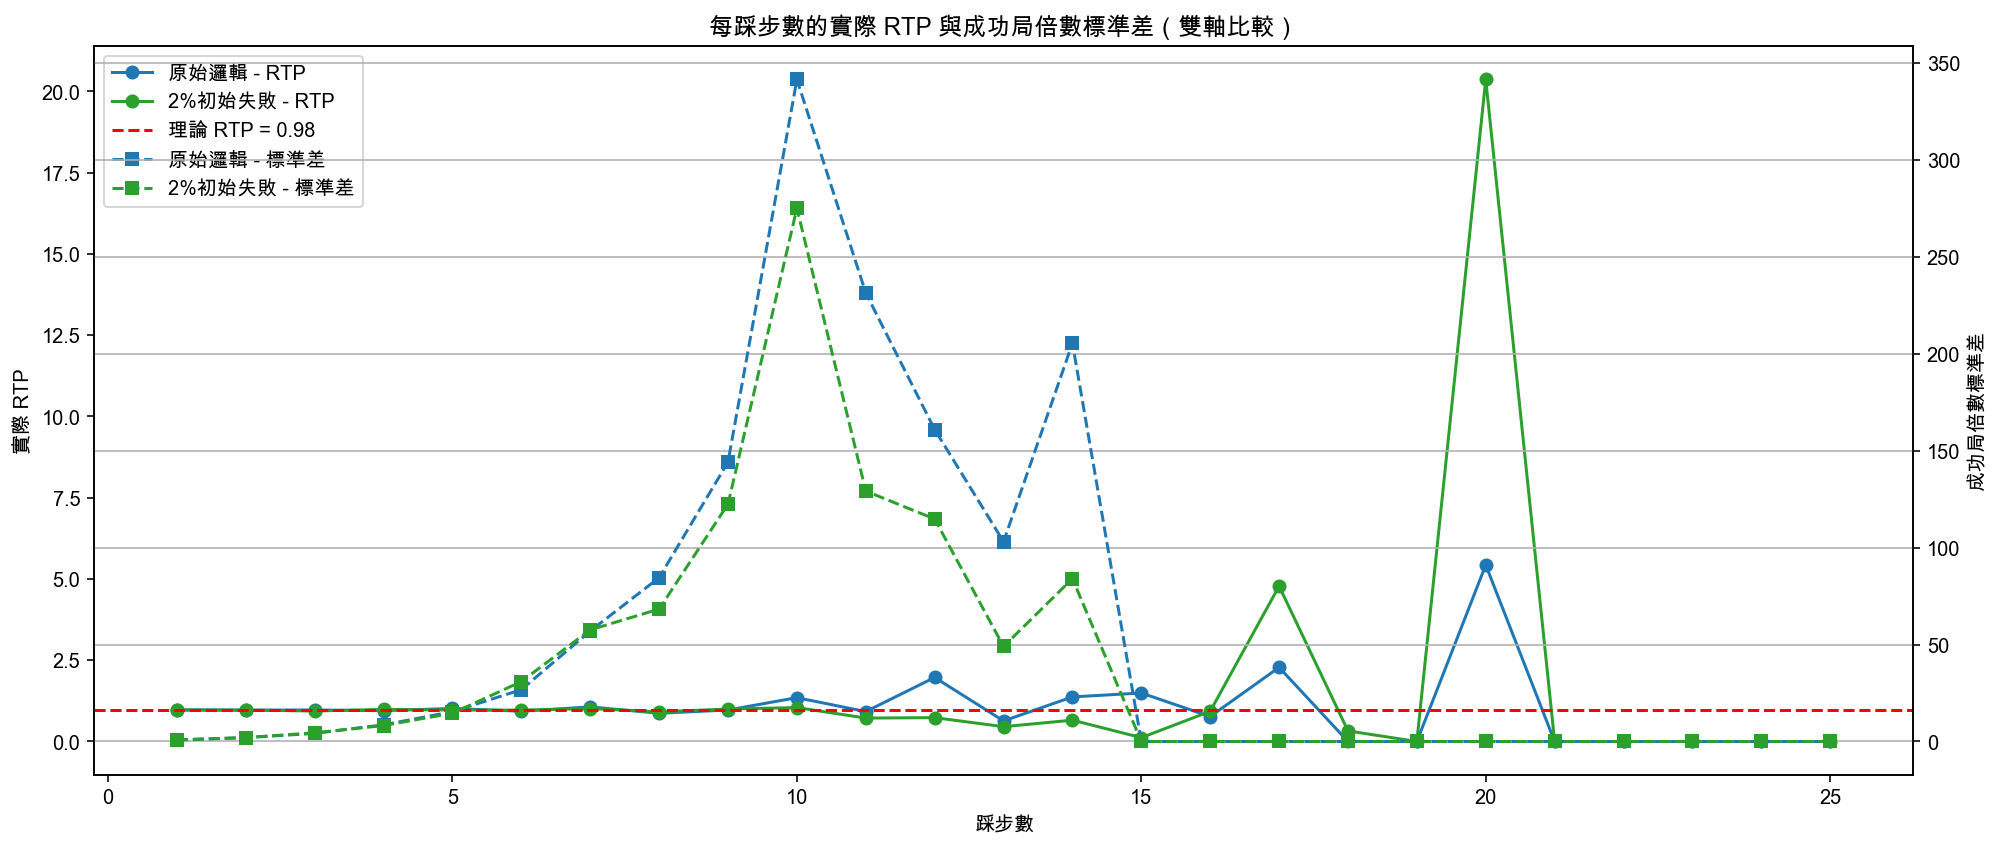

Here is the Python script that generated this plot:
import torch
import numpy as np
import pandas as pd
import matplotlib.pyplot as plt

# 設定 matplotlib 字體支援中文
plt.rcParams['font.sans-serif'] = ['Arial Unicode MS']

# === 模擬設定 ===
TARGET_RTP = 0.98
MAX_MULTIPLIER = 1_000_000
BATCH_SIZE = 1000
REPEATS = 20
MIN_STEP = 1
MAX_STEP = 25
device = torch.device("mps" if torch.backends.mps.is_available() else "cpu")

# 倍率池（25 顆）
full_pool_np = np.array([1.25]*9 + [1.5]*6 + [2.0]*4 + [3.0]*3 + [5.0]*3, dtype=np.float32)

# 過關機率計算公式
def compute_probs(sampled_tensor):
    a = (sampled_tensor == 1.25).sum(dim=1)
    b = (sampled_tensor == 1.5).sum(dim=1)
    c = (sampled_tensor == 2.0).sum(dim=1)
    d = (sampled_tensor == 3.0).sum(dim=1)
    e = (sampled_tensor == 5.0).sum(dim=1)
    return TARGET_RTP * (1/1.25)**a * (1/1.5)**b * (1/2.0)**c * (1/3.0)**d * (1/5.0)**e

# 模擬主函數
def simulate_with_logic(logic_name, early_fail_rate=0.0):
    results = []
    for step in range(MIN_STEP, MAX_STEP + 1):
        all_success = 0
        all_reward = 0.0
        mean_list, std_list = [], []

        for _ in range(REPEATS):
            sampled_np = np.array([
                np.random.choice(full_pool_np, size=step, replace=False)
                for _ in range(BATCH_SIZE)
            ], dtype=np.float32)
            sampled = torch.tensor(sampled_np, device=device)
            probs = compute_probs(sampled)

            if early_fail_rate > 0:
                gate = torch.rand(BATCH_SIZE, device=device)
                probs *= (gate > early_fail_rate)

            rand_vals = torch.rand(BATCH_SIZE, device=device)
            is_win = rand_vals <= probs

            multipliers = torch.prod(sampled * is_win[:, None], dim=1)
            multipliers = torch.clamp(multipliers, max=MAX_MULTIPLIER)

            rewards = multipliers[multipliers > 0].cpu().numpy()
            mean_list.append(rewards.mean() if len(rewards) > 0 else 0.0)
            std_list.append(rewards.std() if len(rewards) > 0 else 0.0)

            all_success += is_win.sum().item()
            all_reward += multipliers.sum().item()

        avg_rtp = all_reward / (BATCH_SIZE * REPEATS)
        results.append({
            "踩步數": step,
            "平均倍數": np.mean(mean_list),
            "標準差": np.mean(std_list),
            "實際RTP": avg_rtp,
            "邏輯": logic_name
        })
    return results

# 執行模擬
results_orig = simulate_with_logic("原始邏輯", early_fail_rate=0.0)
results_7 = simulate_with_logic("2%初始失敗", early_fail_rate=1 - TARGET_RTP)

# 整合結果與輸出 Excel
df_all = pd.DataFrame(results_orig + results_7)
excel_path = "森林茶會_原始邏輯_vs_2%初始失敗_成功局統計比較.xlsx"
df_all.to_excel(excel_path, index=False)
print(f"📄 已儲存：{excel_path}")

# 雙軸圖：RTP（左軸）與標準差（右軸）
fig, ax1 = plt.subplots(figsize=(14, 6))
colors = {'原始邏輯': 'tab:blue', '2%初始失敗': 'tab:green'}

# 左軸：RTP
for logic in df_all["邏輯"].unique():
    df_sub = df_all[df_all["邏輯"] == logic]
    ax1.plot(df_sub["踩步數"], df_sub["實際RTP"], marker='o', color=colors[logic], label=f"{logic} - RTP")
ax1.axhline(TARGET_RTP, color='red', linestyle='--', label=f"理論 RTP = {TARGET_RTP}")
ax1.set_xlabel("踩步數")
ax1.set_ylabel("實際 RTP", color='black')
ax1.tick_params(axis='y', labelcolor='black')

# 右軸：標準差
ax2 = ax1.twinx()
for logic in df_all["邏輯"].unique():
    df_sub = df_all[df_all["邏輯"] == logic]
    ax2.plot(df_sub["踩步數"], df_sub["標準差"], marker='s', linestyle='--', color=colors[logic], label=f"{logic} - 標準差")
ax2.set_ylabel("成功局倍數標準差", color='black')
ax2.tick_params(axis='y', labelcolor='black')

# 圖例整合
lines_1, labels_1 = ax1.get_legend_handles_labels()
lines_2, labels_2 = ax2.get_legend_handles_labels()
ax1.legend(lines_1 + lines_2, labels_1 + labels_2, loc="upper left")

plt.title("每踩步數的實際 RTP 與成功局倍數標準差（雙軸比較）")
plt.grid(True)
plt.tight_layout()
plt.show()
